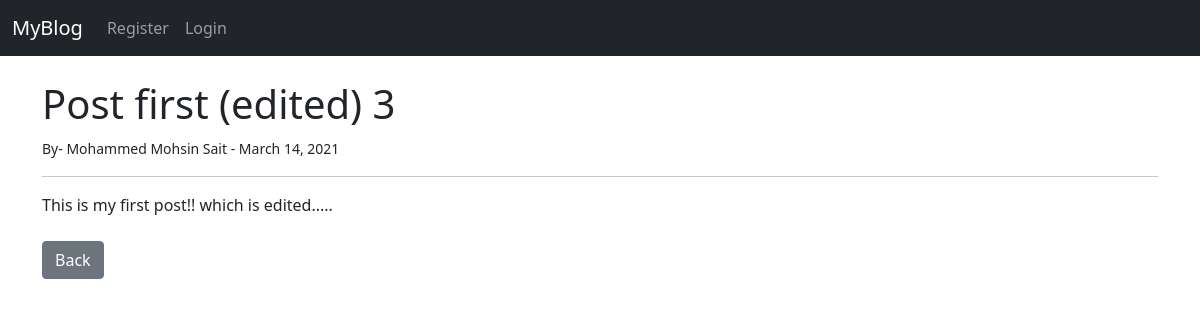
The app's page /article/1 with its own data.
### theblog/models.py (models this page shows, shortened)
class Post(models.Model):
    title = models.CharField(max_length=255)
    title_tag = models.CharField(max_length=255)
    author = models.ForeignKey(User, on_delete=models.CASCADE)
    body = models.TextField()
    post_date = models.DateField(auto_now_add=True)

### theblog/views.py (the view)
# urls.py: path('article/<int:pk>', Article.as_view(), name="article-detail"),
class Article(DetailView):
    model = Post
    template_name = 'article_detail.html'

### theblog/templates/article_detail.html (shortened to what this page needs)
{% extends "base.html" %}
{% block content %}
<h1>{{ post.title }}</h1>
<small>By- {{ post.author.first_name }} {{ post.author.last_name }} - {{ post.post_date }}</small><br>
<hr>
{{ post.body }}
<br><br>
<a href="{% url 'home' %}" class="btn btn-secondary">Back</a>
{% endblock content %}

### records on screen
Post: title "Post first (edited) 3", author.first_name "Mohammed Mohsin", author.last_name "Sait", post_date "March 14, 2021", body "This is my first post!! which is edited....."
